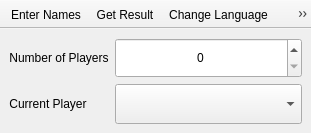
<?xml version="1.0" encoding="UTF-8"?>
<ui version="4.0">
 <class>MainWindow</class>
 <widget class="QMainWindow" name="MainWindow">
  <property name="geometry">
   <rect>
    <x>0</x>
    <y>0</y>
    <width>311</width>
    <height>133</height>
   </rect>
  </property>
  <property name="windowTitle">
   <string>Secret Santa</string>
  </property>
  <property name="windowIcon">
   <iconset resource="secretsanta.qrc">
    <normaloff>:/icons/santa.png</normaloff>:/icons/santa.png</iconset>
  </property>
  <widget class="QWidget" name="centralwidget">
   <layout class="QFormLayout" name="formLayout">
    <item row="0" column="0">
     <widget class="QLabel" name="numLabel">
      <property name="sizePolicy">
       <sizepolicy hsizetype="Preferred" vsizetype="Expanding">
        <horstretch>0</horstretch>
        <verstretch>0</verstretch>
       </sizepolicy>
      </property>
      <property name="text">
       <string>Number of Players</string>
      </property>
      <property name="alignment">
       <set>Qt::AlignCenter</set>
      </property>
     </widget>
    </item>
    <item row="0" column="1">
     <widget class="QSpinBox" name="spinBox">
      <property name="sizePolicy">
       <sizepolicy hsizetype="Preferred" vsizetype="Expanding">
        <horstretch>0</horstretch>
        <verstretch>0</verstretch>
       </sizepolicy>
      </property>
      <property name="alignment">
       <set>Qt::AlignCenter</set>
      </property>
     </widget>
    </item>
    <item row="1" column="0">
     <widget class="QLabel" name="currLabel">
      <property name="sizePolicy">
       <sizepolicy hsizetype="Preferred" vsizetype="Expanding">
        <horstretch>0</horstretch>
        <verstretch>0</verstretch>
       </sizepolicy>
      </property>
      <property name="text">
       <string>Current Player</string>
      </property>
      <property name="alignment">
       <set>Qt::AlignCenter</set>
      </property>
     </widget>
    </item>
    <item row="1" column="1">
     <widget class="QComboBox" name="comboBox">
      <property name="sizePolicy">
       <sizepolicy hsizetype="Preferred" vsizetype="Expanding">
        <horstretch>0</horstretch>
        <verstretch>0</verstretch>
       </sizepolicy>
      </property>
     </widget>
    </item>
   </layout>
  </widget>
  <widget class="QToolBar" name="toolBar">
   <property name="contextMenuPolicy">
    <enum>Qt::PreventContextMenu</enum>
   </property>
   <property name="windowTitle">
    <string>toolBar</string>
   </property>
   <property name="movable">
    <bool>false</bool>
   </property>
   <property name="floatable">
    <bool>false</bool>
   </property>
   <attribute name="toolBarArea">
    <enum>TopToolBarArea</enum>
   </attribute>
   <attribute name="toolBarBreak">
    <bool>false</bool>
   </attribute>
   <addaction name="actionEnter_Names"/>
   <addaction name="actionGet_Result"/>
   <addaction name="actionChange_Language"/>
   <addaction name="actionAbout"/>
  </widget>
  <action name="actionEnter_Names">
   <property name="icon">
    <iconset resource="secretsanta.qrc">
     <normaloff>:/icons/edit.png</normaloff>:/icons/edit.png</iconset>
   </property>
   <property name="text">
    <string>Enter Names</string>
   </property>
   <property name="toolTip">
    <string>Enter Players' Names</string>
   </property>
  </action>
  <action name="actionGet_Result">
   <property name="icon">
    <iconset resource="secretsanta.qrc">
     <normaloff>:/icons/gtk-apply.png</normaloff>:/icons/gtk-apply.png</iconset>
   </property>
   <property name="text">
    <string>Get Result</string>
   </property>
   <property name="toolTip">
    <string>Get Your Result</string>
   </property>
  </action>
  <action name="actionAbout">
   <property name="icon">
    <iconset resource="secretsanta.qrc">
     <normaloff>:/icons/help-about.png</normaloff>:/icons/help-about.png</iconset>
   </property>
   <property name="text">
    <string>About</string>
   </property>
  </action>
  <action name="actionChange_Language">
   <property name="icon">
    <iconset resource="secretsanta.qrc">
     <normaloff>:/icons/preferences-desktop-locale.png</normaloff>:/icons/preferences-desktop-locale.png</iconset>
   </property>
   <property name="text">
    <string>Change Language</string>
   </property>
   <property name="toolTip">
    <string>Change the application language</string>
   </property>
  </action>
 </widget>
 <resources>
  <include location="secretsanta.qrc"/>
 </resources>
 <connections/>
</ui>
